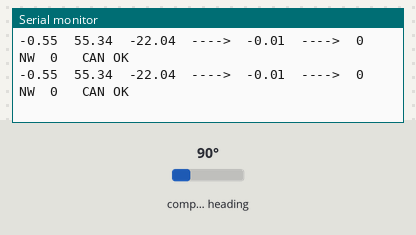
Recording of a sketch running on a simulated Arduino Uno, built with avr-gcc and run on an emulated ATmega328P. Shown: the last lines printed to the serial monitor. The test bench sets the inputs (shaded band); at power-on: compass heading 90°.

Above: at 1.2 s.
1.3 s: compass heading set to 7°
At 1.49 s:
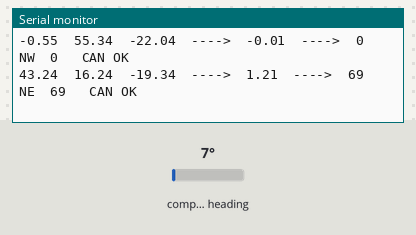
3.3 s: compass heading set to 269°
At 3.52 s:
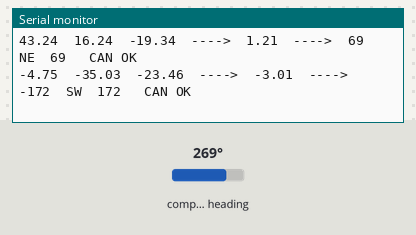

The sketch:

_101_102_PROD_MAGNETOMETER_GPS.ino
```cpp
#include <Adafruit_HMC5883_U.h>

#include "Wire.h"
#include <Adafruit_HMC5883_U.h>
#include <mcp_can.h>
#include <SPI.h>

MCP_CAN CAN0(10);     // Set CS to pin 10
Adafruit_HMC5883_Unified mag = Adafruit_HMC5883_Unified(12345);

//HMC5883L compass; //Copy the folder "HMC5883L" in the folder "C:\Program Files\Arduino\libraries" and restart the arduino IDE.

float xv, yv, zv;
float pi = 3.14 ;
float headingAngleRadians;
int headingAngleDegrees;
float headingAngleRadiansWithDir;
int headingAngleDegreesWithDir;
int headingAngleDegreesWithoutDir;

int NorS;//N=0, S=1;
int EorW;//E=0, W=1;

//calibrated_values[3] is the global array where the calibrated data will be placed
//calibrated_values[3]: [0]=Xc, [1]=Yc, [2]=Zc
float calibrated_values[3];


void loop(){

  getAndShowHeadings();

}

//transformation(float uncalibrated_values[3]) is the function of the magnetometer data correction
//uncalibrated_values[3] is the array of the non calibrated magnetometer data
//uncalibrated_values[3]: [0]=Xnc, [1]=Ync, [2]=Znc
void transformation(float uncalibrated_values[3])
{
  //calibration_matrix[3][3] is the transformation matrix
  //replace M11, M12,..,M33 with your transformation matrix data
  double calibration_matrix[3][3] =
  {
      {1.141, 0.043, -0.024},
      {0.015, 1.13, -0.058},
      {0.083, 0.017, 1.095}
  };
  //bias[3] is the bias
  //replace Bx, By, Bz with your bias data
  double bias[3] =
  {
      2.721,
      -7.952,
      -9.332
  };
  //calculation
  for (int i=0; i<3; ++i) uncalibrated_values[i] = uncalibrated_values[i] - bias[i];
  float result[3] = {0, 0, 0};
  for (int i=0; i<3; ++i)
    for (int j=0; j<3; ++j)
      result[i] += calibration_matrix[i][j] * uncalibrated_values[j];
  for (int i=0; i<3; ++i) calibrated_values[i] = result[i];
}

void setup(){

    Serial.begin(9600);
    Wire.begin();

    if(!mag.begin()){
      Serial.println("Ooops, no HMC5883 detected ... Check your wiring!");
      while(1);
    }

    // Initialize MCP2515 running at 16MHz with a baudrate of 500kb/s and the masks and filters disabled.
    if(CAN0.begin(MCP_ANY, CAN_250KBPS, MCP_8MHZ) == CAN_OK) Serial.println("MCP2515 Initialized Successfully!");
    else Serial.println("Error Initializing MCP2515...");

    CAN0.setMode(MCP_NORMAL);   // Change to normal mode to allow messages to be

}


void getAndShowHeadings(){

  float values_from_magnetometer[3];

  String dir = "";

  getHeading();
  values_from_magnetometer[0] = xv;
  values_from_magnetometer[1] = yv;
  values_from_magnetometer[2] = zv;
  transformation(values_from_magnetometer);

  /*
  CALIBRATED VALUES [0] and [1]

  HEADING ANGLE = arctan ( [0]/[1] )

  How [0] and [1] change by quadrant:
          -,+           +, +
                  N
            NE    |   NW
                  |
          E --------------W
                  |
                  |
            SE    |   SW
                  S
          -,+            -,-

  HOW WE CALCULATE FINAL HEADING:
  NW & NE are always 0 -> pi/2
  SW and SE are always pi/2 -> pi

  East Side is +ve
  West Side is -ve.
  */

  if(       calibrated_values[0] >= 0 && calibrated_values[1] < 0  ){
    dir = "SE";
    NorS = 1;
    EorW = 0;
  }else if( calibrated_values[0] < 0  && calibrated_values[1] < 0  ){
    dir = "SW";
    NorS = 1;
    EorW = 1;
  }else if( calibrated_values[0] < 0  && calibrated_values[1] >= 0  ){
    dir = "NW";
    NorS = 0;
    EorW = 1;
  }else if( calibrated_values[0] >= 0 && calibrated_values[1] >= 0 ){
    dir = "NE";
    NorS = 0;
    EorW = 0;
  }

  headingAngleRadians = atan(calibrated_values[0]/calibrated_values[1] );

  if ( headingAngleRadians < 0 ){
    headingAngleRadians = headingAngleRadians * -1;
  }

  if( NorS == 0){
    //take no action
  }else{
    headingAngleRadians = pi - headingAngleRadians;
  }

  if( EorW == 0){
    //take no action
    headingAngleRadiansWithDir = headingAngleRadians;
  }else{
      headingAngleRadiansWithDir = headingAngleRadians * -1;
  }

  headingAngleDegreesWithDir = headingAngleRadiansWithDir * (180/pi);

  if( headingAngleDegreesWithDir < 0 ){
    headingAngleDegreesWithoutDir = headingAngleDegreesWithDir * -1;
  }else{
     headingAngleDegreesWithoutDir = headingAngleDegreesWithDir;
  }
  Serial.flush();
  Serial.print(calibrated_values[0]);
  Serial.print("\t");
  Serial.print(calibrated_values[1]);
  Serial.print("\t");
  Serial.print(calibrated_values[2]);
  Serial.print( "\t---->\t" );
  Serial.print(  headingAngleRadiansWithDir );
  Serial.print( "\t---->\t" );
  Serial.print(  headingAngleDegreesWithDir );
  Serial.print("\t");
  Serial.print( dir );
  Serial.print("\t");
  Serial.print(  headingAngleDegreesWithoutDir );


  byte data[8] = {EorW, headingAngleDegreesWithoutDir};
  //byte data[8] = {1, 2};
  // send data:  ID = 0x100, Standard CAN Frame, Data length = 8 bytes, 'data' = array of data bytes to send
  byte sndStat = CAN0.sendMsgBuf(0x101, 0, 8, data);
  if(sndStat == CAN_OK){
    Serial.print("\t CAN OK");
  } else {
    Serial.print("\t CAN BAD");
  }
    Serial.println();
  delay(250);


}


void getHeading()
{
  sensors_event_t event;

    mag.getEvent(&event);


  xv = event.magnetic.x;
  yv = event.magnetic.y;
  zv = event.magnetic.z;
}
```

Measured:
- after the input at 1.3 s, the serial monitor: prints a new line at once (image 1)
- after the input at 3.3 s, the serial monitor: prints a new line at once (image 2)
